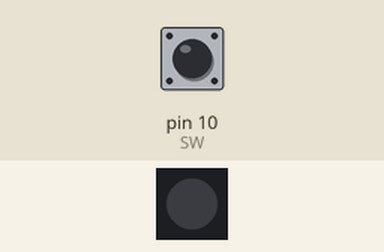
Simulated run of this sketch. Board: Arduino Uno, built with avr-gcc and run on an emulated ATmega328P. Parts: 1 RGB LEDs in strip order, left to right. The inputs (shaded band) are chosen by the test bench; at power-on: pin 10 (SW) HIGH. Dim RGB values are drawn brighter than linear.

Above: at 1.2 s.
1.3 s: pin 10 (SW) pulled LOW for 3.2 s
At 2.1 s:
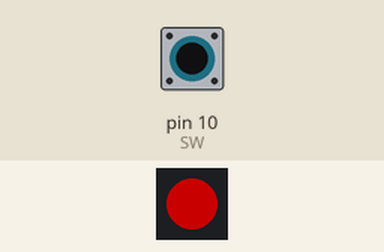
6.8 s: pin 10 (SW) pulled LOW for 0.15 s
At 7.6 s:
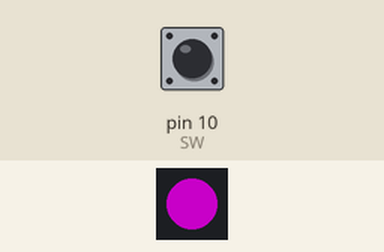
9.3 s: pin 10 (SW) pulled LOW for 1 s
At 9.6 s:
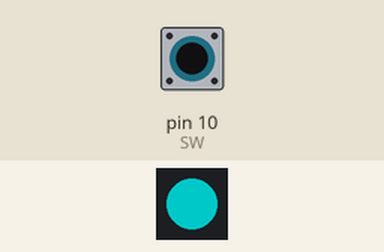
11.8 s: pin 10 (SW) pulled LOW for 0.15 s
At 12.6 s:
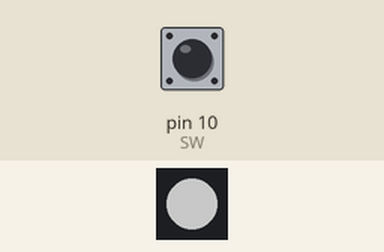
Timing chart, 0 to 14.8 s (numbered marks = the images above; inputs shaded):
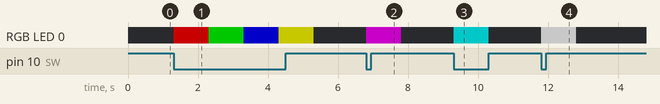

The sketch:

Blink_neopixel_and_button_short.ino
```cpp
#include <Adafruit_NeoPixel.h>
#define LED 11 // LED Pin
Adafruit_NeoPixel pixels = Adafruit_NeoPixel(1, LED, NEO_GRB + NEO_KHZ800);

const int SW = 10; // Button Pin
int led = 0; // LED의 상태를 저장해주는 변수

int R[7] = {100, 0, 0, 100, 100, 0, 100}; // 빨간색
int G[7] = {0, 100, 0, 100, 0, 100, 100}; // 초록색
int B[7] = {0, 0, 100, 0, 100, 100, 100}; // 파란색

void setup() {
  pixels.begin();
  pixels.show();
  pinMode(SW, INPUT);
}

void loop() {
  // 버튼을 누르고 있을 때 Led를 켬
  if (digitalRead(SW) == LOW) {
    // 배열을 사용함으로써 코드를 엄청 짧게 만들수 있음
    pixels.setPixelColor(0, R[led%7], G[led%7], B[led%7]);
    pixels.show();
    delay(1000); // 1초 주기
    led += 1;
  }
  // 버튼을 누르지 않았을 때는 정전 상태
  pixels.setPixelColor(0, 0, 0, 0);
  pixels.show();
}
```

Measured:
- after the input at 1.3 s, RGB LED 0: off → RGB(100, 0, 0) at once, → RGB(0, 100, 0) 1.0 s later, → RGB(0, 0, 100) 1.0 s later, → RGB(100, 100, 0) 1.0 s later, … (5 changes in this stretch)
- after the input at 6.8 s, RGB LED 0: off → RGB(100, 0, 100) at once, → off 1.0 s later
- after the input at 9.3 s, RGB LED 0: off → RGB(0, 100, 100) at once, → off 1.0 s later
- after the input at 11.8 s, RGB LED 0: off → RGB(100, 100, 100) at once, → off 1.0 s later
